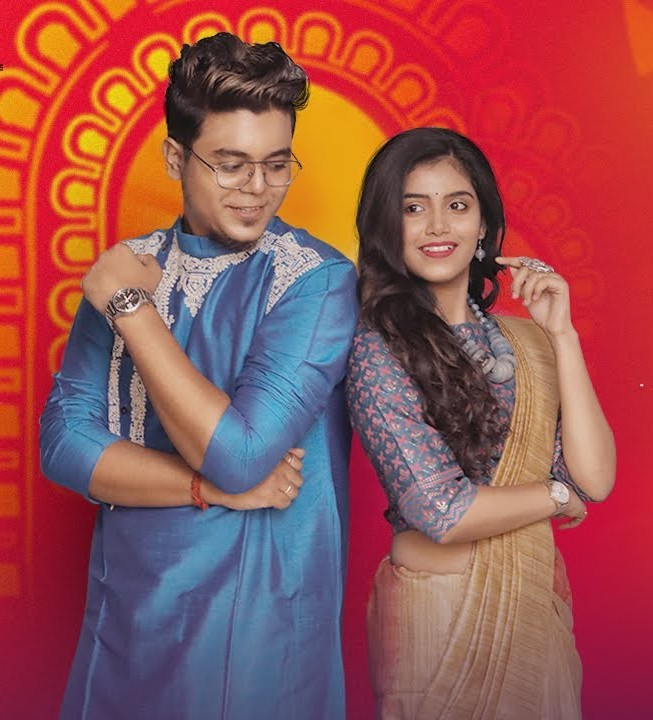
#> input picture image/ABAR ELO MAA - Rahul Dutta,@AnkitaBhattacharyya  Alternative Music Video  Durga Puja 2021  Dance - 1280x720.jpg, 653 x 720 px
$ python make_circle.py 'image/ABAR ELO MAA - Rahul Dutta,@AnkitaBhattacharyya  Alternative Music Video  Durga Puja 2021  Dance - 1280x720.jpg' out.png
#> lines starting #> are read from the running program, lines starting #| are printed output that depends on the picture
from PIL import Image, ImageDraw
import sys

img_path = sys.argv[1]
out_path = sys.argv[2]

img = Image.open(img_path).convert("RGBA")
min_dim = min(img.size)
#> min_dim = 653
img = img.crop((
    (img.width - min_dim) // 2,
    (img.height - min_dim) // 2,
    (img.width + min_dim) // 2,
    (img.height + min_dim) // 2
))
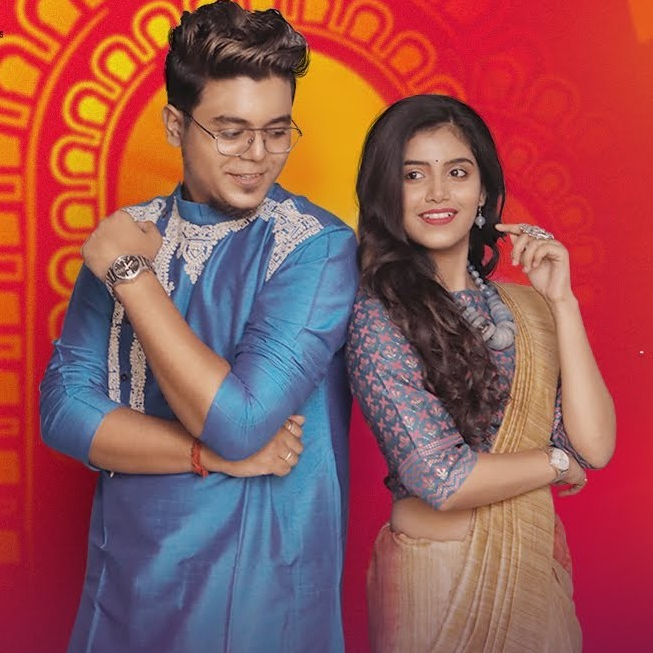
#> img: PIL image 653x653 RGBA; mean R, G, B, A 150.8, 84.2, 83.6, 255

mask = Image.new('L', img.size, 0)
#> mask: PIL image 653x653 L; every value is 0
draw = ImageDraw.Draw(mask)
draw.ellipse((0, 0, min_dim, min_dim), fill=255)

output = Image.new('RGBA', img.size, (0, 0, 0, 0))
#> output: PIL image 653x653 RGBA; every value is 0
output.paste(img, (0, 0), mask)
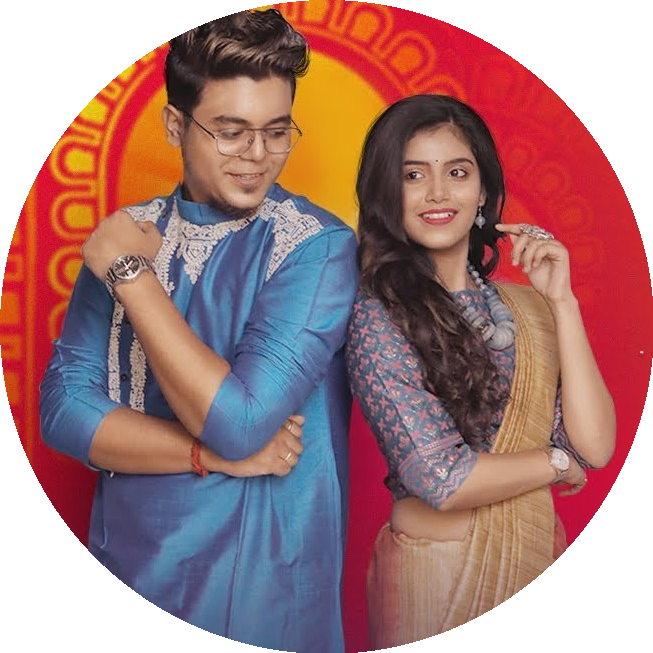
#> output: PIL image 653x653 RGBA; mean R, G, B, A 112.8, 72.6, 71.9, 200.8; transparent parts drawn white
output.save(out_path, format="PNG")
